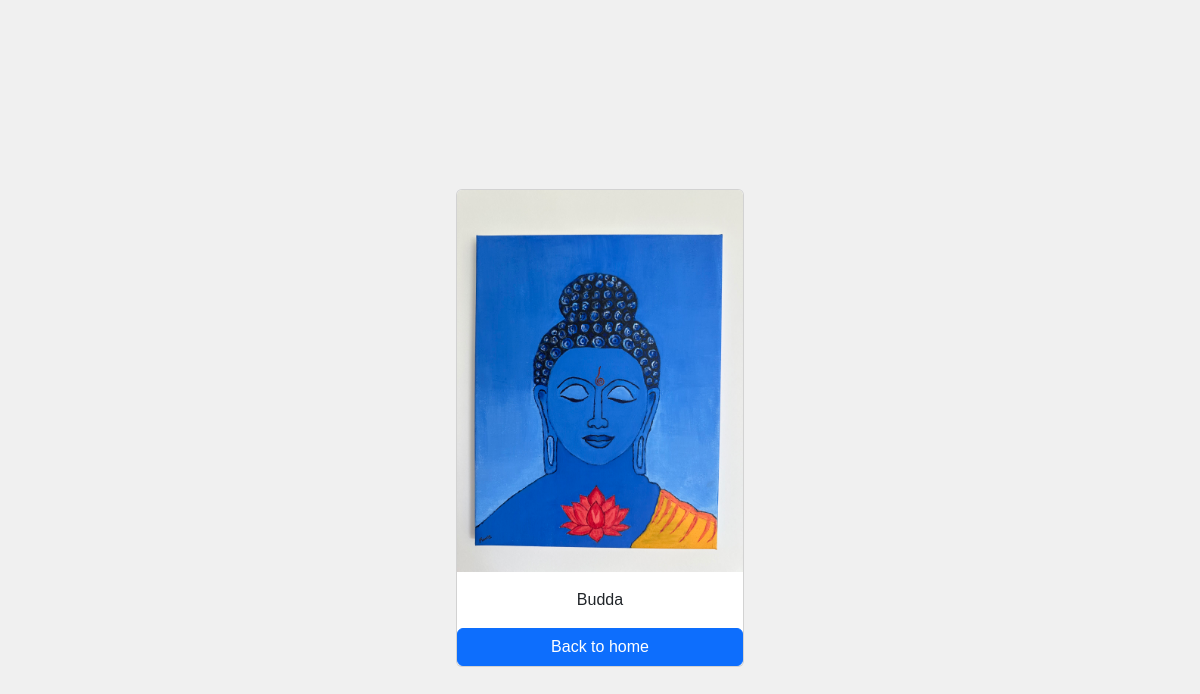
The app's page /employees/7/ with its own data.
### paint_app/models.py (models this page shows, shortened)
class Employee(models.Model):
    painting_name =models.CharField(max_length=100)
    description_name =models.CharField(max_length=100)
    photo =models.ImageField(upload_to='images')
    """email_address= models.EmailField(max_length=20,unique=True) """

### paint_app/views.py (the view)
# urls.py: path('<int:pk>/', views.employee_detail,name='employee_detail'),
def employee_detail(request,pk):
    employee= get_object_or_404(Employee,pk=pk)
    context = {
        'employee' : employee
    }
    return render(request,'employee_detail.html',context)

### templates/employee_detail.html (shortened to what this page needs)
{% load static %}
<!DOCTYPE html>
<html lang="en">
<head>
    <link href="https://cdn.jsdelivr.net/npm/bootstrap@5.3.3/dist/css/bootstrap.min.css" rel="stylesheet">
    <link rel="stylesheet" href="{%static 'css/style.css' %}">
</head>
<body>
    <div class="container pt-5">
    <br>
    <table class="table">
        <tbody>
            <div class="card mx-auto" style="width: 18rem;">
                <img class="card-img-top" src="{{employee.photo.url}}" alt="paint image">
                <div class="card-body">
                  <p class="card-text m-0" style="text-align: center;">{{employee.painting_name}}</p>
                </div>
                <a href="{% url 'home' %}" class="btn btn-primary">Back to home</a>
              </div>
        </tbody>
      </table>
    </div>
</body>
</html>

### paintings/static/css/style.css (style rules this page uses)
body { font-family: Arial, sans-serif; margin: 0; padding: 0; display: flex; justify-content: center; align-items: center; height: 100vh; background-color: #f0f0f0; }

### records on screen
Employee: photo (picture), painting_name "Budda"
